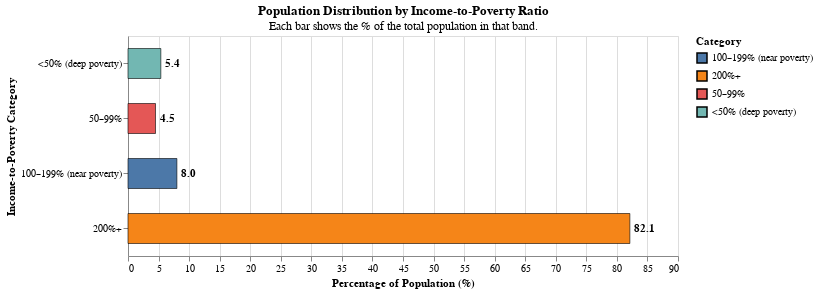

Write notebook code for a chart like this one.
### Markdown cell above
In the above visualization viewers must rely on color perception and the legend to understand bar meanings and approximate values. There are no percentage values displayed on the bars, so users with low vision, color blindness, or cognitive load may struggle to interpret precise data without hovering or cross-referencing the legend.

### Code cell
import altair as alt
alt.data_transformers.disable_max_rows()

base_data = (
    alt.Chart(poverty_data)
    .transform_calculate(
        under50 = "(datum['Income to Poverty Ratio Under 0.50'])",
        fifty_99 = "(datum['Income to Poverty Ratio 0.50 to 0.99'])",
        hundred_199 = "("
                      "datum['Income to Poverty 1.00 to 1.24'] + "
                      "datum['Income to Poverty 1.25 to 1.49'] + "
                      "datum['Income to Poverty 1.50 to 1.84'] + "
                      "datum['Income to Poverty 1.85 to 1.99']"
                      ")",
        twohundred_plus = "(datum['Income to Poverty 2.00 and over'])"
    )
    .transform_fold(
        ['under50', 'fifty_99', 'hundred_199', 'twohundred_plus'],
        as_=['group','value']
    )
    .transform_aggregate(
        total='sum(value)',
        groupby=['group']
    )
    .transform_joinaggregate(
        grand_total='sum(total)'
    )
    .transform_calculate(
        pct="datum.total / datum.grand_total * 100",
        label="{'under50':'<50% (deep poverty)',"
              " 'fifty_99':'50–99%',"
              " 'hundred_199':'100–199% (near poverty)',"
              " 'twohundred_plus':'200%+'}[datum.group]"
    )
)

bars = (
    base_data
    .mark_bar(height=30,stroke='black',strokeWidth=0.6)
    .encode(y=alt.Y('label:N',sort=['<50% (deep poverty)','50–99%','100–199% (near poverty)','200%+'],
            title='Income-to-Poverty Category'),
        x=alt.X('pct:Q',title='Percentage of Population (%)',axis=alt.Axis(format='.0f')),
        color=alt.Color('label:N',legend=alt.Legend(title='Category')),
        tooltip=[alt.Tooltip('label:N', title='Category'),
            alt.Tooltip('pct:Q', title='Percent', format='.1f')
        ]
    )
)
labels = (base_data.mark_text(align='left',baseline='middle',dx=4,fontWeight='bold')
    .encode(y=alt.Y('label:N',sort=['<50% (deep poverty)','50–99%','100–199% (near poverty)','200%+']),
        x=alt.X('pct:Q'),
        text=alt.Text('pct:Q', format='.1f'),
        color=alt.value('black')  # force black text, no scale
    )
)

chart_accessible = ((bars + labels).properties(title={"text": "Population Distribution by Income-to-Poverty Ratio",
            "subtitle": ["Each bar shows the % of the total population in that band.",]
        },width=550,
        height=220
    )
)
chart_accessible
